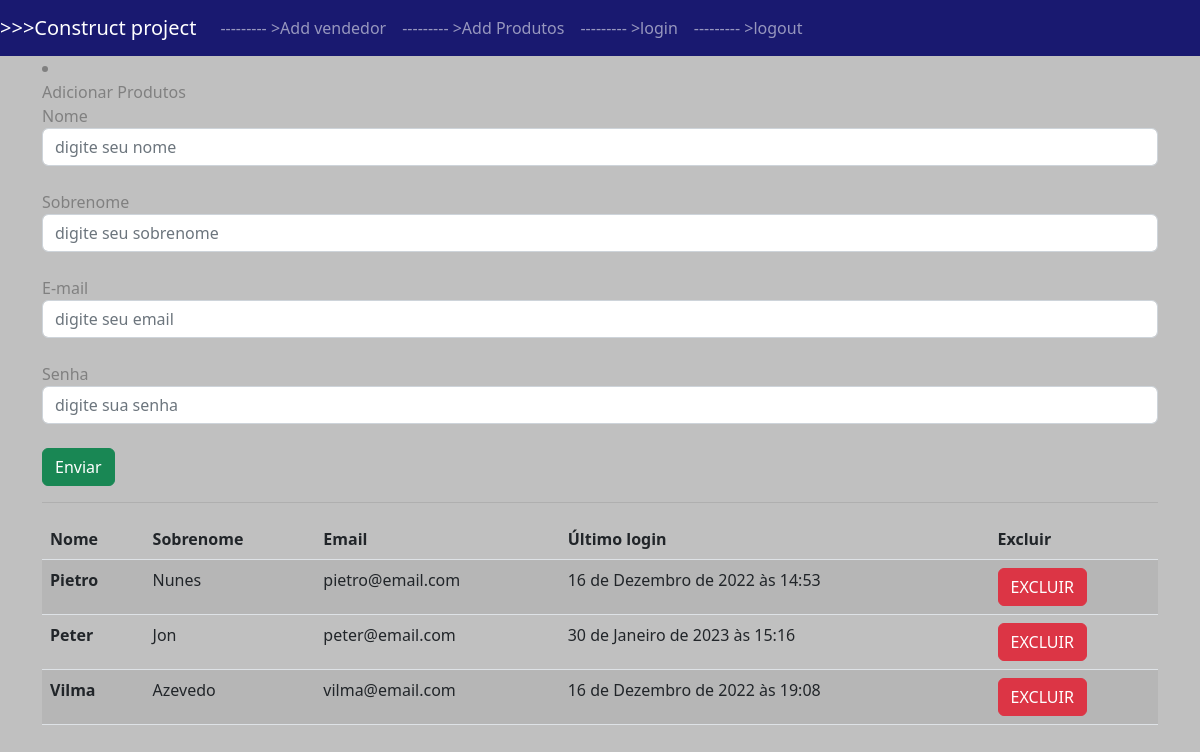
Page /auth/cadastrar_vendedor/ on the committed database.
### usuarios/models.py (models this page shows)
class Users(AbstractUser):
    choices_cargo = (('V', 'Vendedor'), ('G', 'Gerente'))
    cargo = models.CharField(max_length=1, choices=choices_cargo)
    nome = models.CharField(max_length=40, blank=False, null=False, default=False)
    sobrenome = models.CharField(max_length=40, blank=False, null=False, default=False)
    email = models.CharField(max_length=40, blank=False, null=False, default=False)
    senha = models.CharField(max_length=10, blank=False, null=False, default=False)

### usuarios/views.py (the view, shortened to what this page needs)
# urls.py: path('cadastrar_vendedor/', views.cadastrar_vendedor, name='cadastrar_vendedor'),
@has_permission_decorator('cadastrar_vendedor')
def cadastrar_vendedor(request):
    if request.method == "GET":
        vendedores = Users.objects.filter(cargo="V")
        return render(request, 'cadastrar_vendedor.html', {'vendedores':vendedores})

### usuarios/templates/cadastrar_vendedor.html (shortened to what this page needs)
{% extends 'base.html' %}
{% block 'body' %}
<div class="container">
       <li class="nav-item active">
        <a class="nav-link" href="{% url 'add_produto' %}">Adicionar Produtos</a>
      </li>
    <form action="{% url 'cadastrar_vendedor' %}" method="POST">{% csrf_token %}
        <label>Nome</label>
        <input type="text" placeholder="digite seu nome" name="nome" class="form-control" required>
        <br>
        <label>Sobrenome</label>
        <input type="text" placeholder="digite seu sobrenome" name="sobrenome" class="form-control" required>
        <br>
        <label>E-mail</label>
        <input type="email" placeholder="digite seu email" name="email" class="form-control" required>
        <br>
        <label>Senha</label>
        <input type="password" placeholder="digite sua senha" name="senha" class="form-control" required>
        <br>
        <input type="submit" value="Enviar" class="btn btn-success">
    </form>
    <hr class="bg-hr">
  <table class="table table-striped">
  <thead>
    <tr>
        <th scope="col">Nome</th>
        <th scope="col">Sobrenome</th>
        <th scope="col">Email</th>
        <th scope="col">Último login</th>
        <th scope="col">Excluir</th>
    </tr>
  </thead>
  <tbody>
    {% for vendedor in vendedores %}
    <tr>
        <th scope="row">{{ vendedor.first_name }}</th>
        <td>{{ vendedor.last_name }}</td>
        <td>{{ vendedor.email }}</td>
        <td>{{ vendedor.last_login }}</td>
        <td><a href="{% url 'excluir_usuario' vendedor.id %}"  class="btn btn-danger">EXCLUIR</a></td>
    </tr>
    {% endfor %}
  </tbody>
</table>
</div>
{% endblock %}

### templates/static/usuarios/css/css.css (style rules this page uses)
.fundo { background-color: #C0C0C0; color: gray; }
.bg-hr { background-color: #D3D3D3; }

### rows in the picture
Users: first_name "Pietro", last_name "Nunes", email "pietro@email.com", last_login "16 de Dezembro de 2022 às 14:53"
Users: first_name "Peter", last_name "Jon", email "peter@email.com", last_login "30 de Janeiro de 2023 às 15:16"
Users: first_name "Vilma", last_name "Azevedo", email "vilma@email.com", last_login "16 de Dezembro de 2022 às 19:08"
